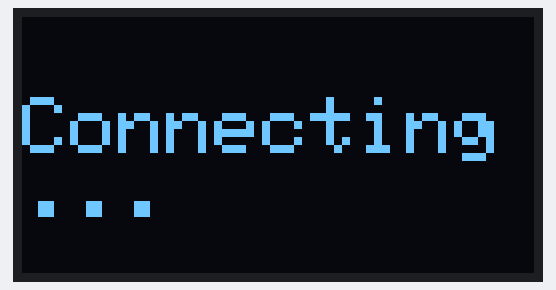
The sketch below on a simulated Arduino Uno, built with avr-gcc and run on an emulated ATmega328P. On the bench: 128×64 one-colour display.

Above: at 0.1 s.
At 2.1 s:
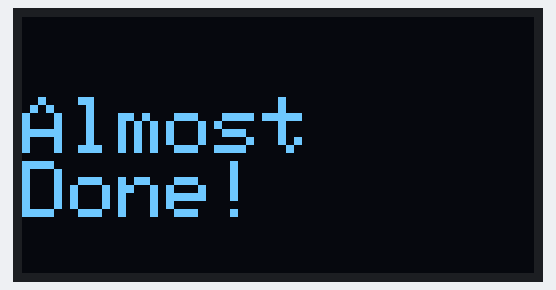
At 3.2 s:
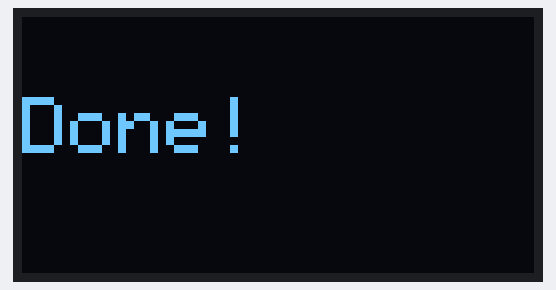
At 4.2 s:
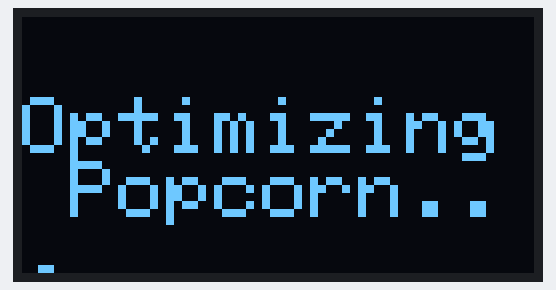
At 5.2 s:
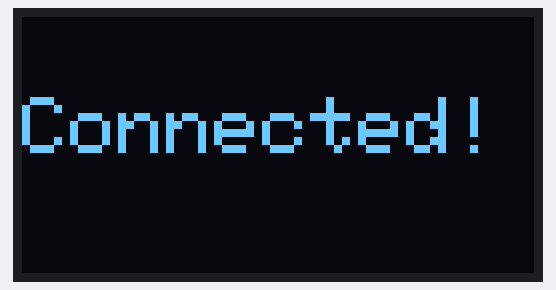
At 16.8 s:
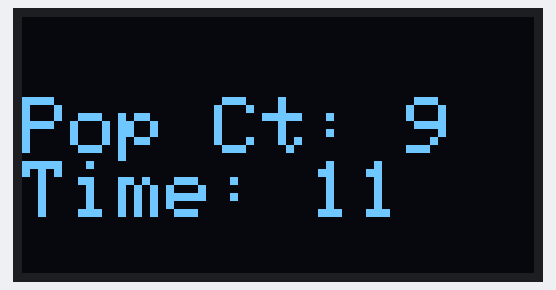

Measured:
- by itself, everything shown: repeats every 15.7 s, in 25 steps
- what the display in image 1 shows lasts 1.0 s, from 2.1 s to 3.1 s

The sketch:

i2c_integration.ino
```cpp
#include <Wire.h>
#include <Adafruit_SSD1306.h>

//declare and initialize library
Adafruit_SSD1306 dis = Adafruit_SSD1306(128, 64, &Wire, -1);


/*
 *
 * clear the current display
 * set text size and color
 */
void displaySetUp(){
  //begin display usage
  dis.begin(SSD1306_SWITCHCAPVCC, 0x3D);
  //clear buffer
  dis.clearDisplay();
  dis.setTextSize(2);
  // Draw white text
  dis.setTextColor(SSD1306_WHITE);
}
/*
 * prepare the screen
 */
void prePrint(){
  //clear the display
  dis.clearDisplay();
  // Normal 1:1 pixel scale
  // Start at top-left corner
  dis.setCursor(0,20);
}


/*
 * prepare screen for print
 * fill buffer with text to show
 * push text to display
 */
void showValue(int v){
  prePrint();
  dis.print(F("Pop Ct: "));
  dis.println(v);
  dis.display();
}
/*
 * prepare screen for print
 * fill buffer with text to show
 * push text to display
 */
void showValue2(int v){
  dis.print(F("Time: "));
  dis.println(v);
  dis.display();
}
/*
 * prepare screen for print
 * fill buffer with text to show
 * push text to display
 */
void showConnecting(){
  prePrint();
  dis.println(F("Connecting..."));
  dis.display();
}

/*
 * prepare screen for print
 * fill buffer with text to show
 * push text to display
 */
void showConnected(){
  prePrint();
  dis.println(F("Connected!"));
  dis.display();
}

/*
 * prepare screen for print
 * fill buffer with text to show
 * push text to display
 */
void showWorking(){
  prePrint();
  //populate buffer
  dis.println(F("Optimizing Popcorn..."));
  //push to display
  dis.display();
}

/*
 * prepare screen for print
 * fill buffer with text to show
 * push text to display
 */
void showDone(){
  prePrint();
  dis.println(F("Done!"));
  dis.display();
}

/*
 * prepare screen for print
 * fill buffer with text to show
 * push text to display
 */
void showAlmostDone(){
  prePrint();
  dis.println(F("Almost"));
  dis.println(F("Done!"));
  dis.display();
}


void setup() {
  // put your setup code here, to run once:
  displaySetUp();
  showConnecting();
  delay(1000);
}


void loop() {
  int timeToWait = 1; //in seconds
  // test functionality
  delay(timeToWait*1000);
  showAlmostDone();
  delay(timeToWait*1000);
  showDone();
  delay(timeToWait*1000);
  showWorking();
  delay(timeToWait*1000);
  showConnected();
  delay(timeToWait*1000);
  showConnecting();
  for(int i = 0; i < 10; i++){
    delay(timeToWait*1000);
    showValue(i);
    showValue2(i+2);
  }
}
```
